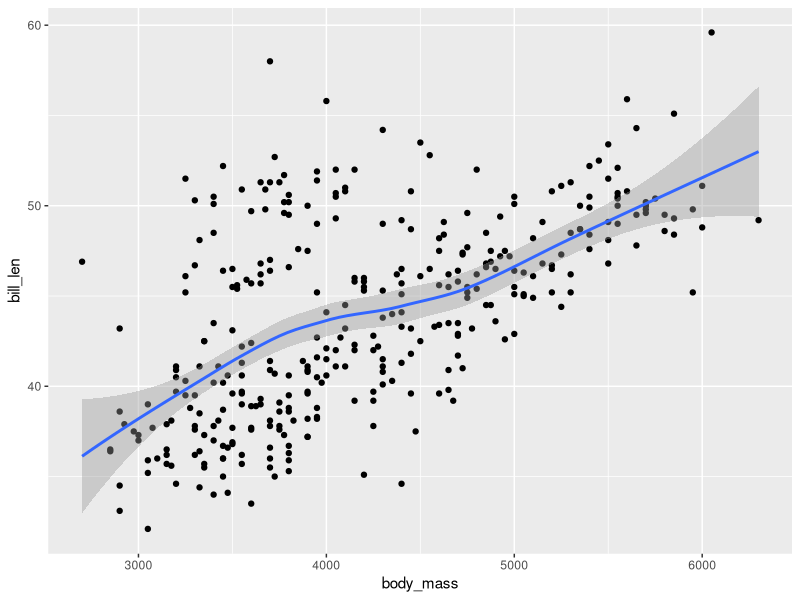

Write R code to recreate this figure.
## ---- chunk 1
knitr::opts_chunk$set(echo = TRUE)
## ---- chunk 2
library(tidyverse)
library(ggplot2)
dt <- penguins
ggplot(dt, aes(x = body_mass, y = bill_len)) +
  geom_point() +
  geom_smooth()
